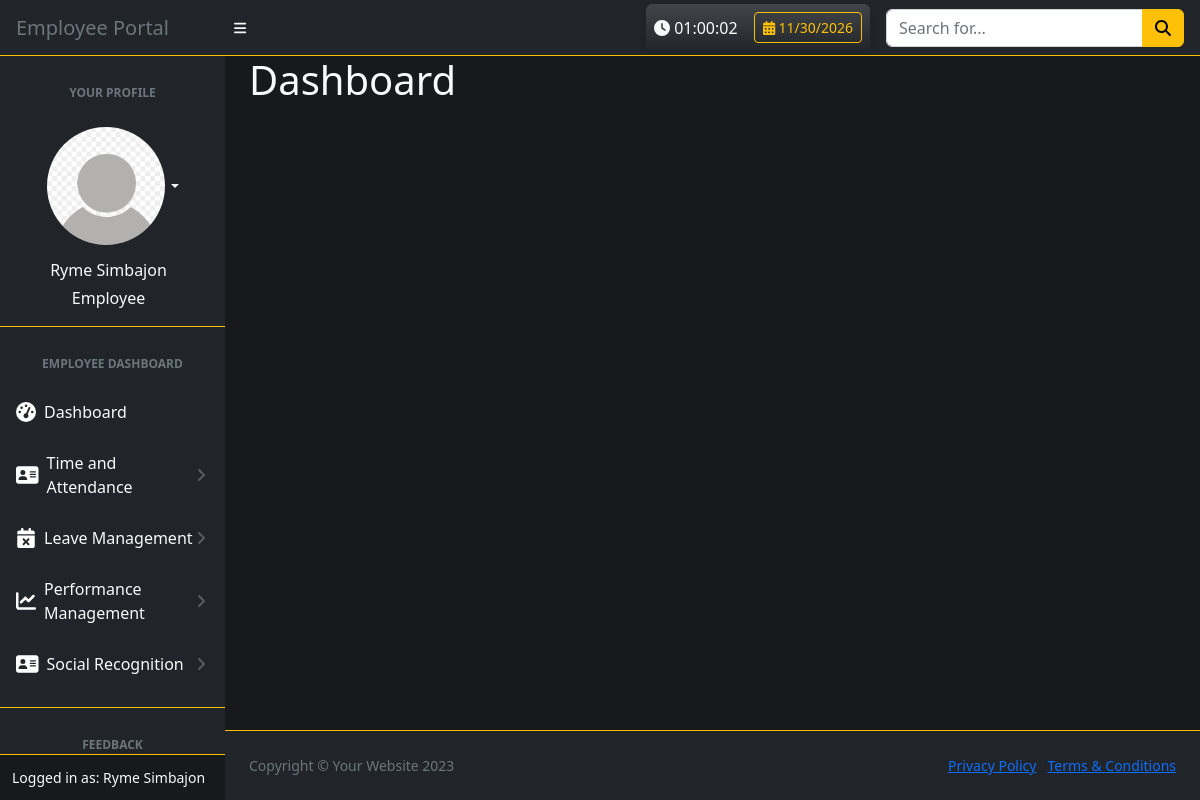
Page /e_portal/employee_dashboard.php (signed in) on the committed database.
### tables this page shows
CREATE TABLE `employee_register` (
  `e_id` int(11) UNSIGNED NOT NULL,
  `firstname` varchar(255) NOT NULL,
  `middlename` varchar(255) NOT NULL,
  `lastname` varchar(255) NOT NULL,
  `birthdate` date NOT NULL,
  `email` varchar(255) NOT NULL,
  `password` varchar(255) NOT NULL,
  `role` varchar(255) NOT NULL,
  `position` varchar(255) NOT NULL,
  `department` varchar(255) NOT NULL,
  `available_leaves` int(11) NOT NULL DEFAULT 0,
  `phone_number` varchar(20) NOT NULL,
  `address` varchar(255) NOT NULL,
  `pfp` longblob NOT NULL,
  `qr_code_path` varchar(255) DEFAULT NULL
);

### e_portal/employee_dashboard.php (the view, shortened to what this page needs)
<?php
include '../db/db_conn.php';
$employeeId = $_SESSION['e_id'];
$sql = "SELECT firstname, middlename, lastname, email, role FROM employee_register WHERE e_id = ?";
$stmt = $conn->prepare($sql);
$stmt->bind_param("i", $employeeId);
$stmt->execute();
$result = $stmt->get_result();
$employeeInfo = $result->fetch_assoc();
?>
<!DOCTYPE html>
<html lang="en">
<head>
    <link href="../css/styles.css" rel="stylesheet" />
    <link href="../css/calendar.css" rel="stylesheet"/>
    <link href='https://cdn.jsdelivr.net/npm/fullcalendar@5.11.3/main.min.css' rel='stylesheet' />
</head>
<body class="sb-nav-fixed bg-black">
    <nav class="sb-topnav navbar navbar-expand navbar-dark bg-dark border-bottom border-1 border-warning">
        <a class="navbar-brand ps-3 text-muted" href="../e_portal/employee_dashboard.php">Employee Portal</a>
        <button class="btn btn-link btn-sm order-1 order-lg-0 me-4 me-lg-0" id="sidebarToggle" href="#!"><i class="fas fa-bars text-light"></i></button>
        <div class="d-flex ms-auto me-0 me-md-3 my-2 my-md-0 align-items-center">
            <div class="text-light me-3 p-2 rounded shadow-sm bg-gradient" id="currentTimeContainer"
            style="background: linear-gradient(45deg, #333333, #444444); border-radius: 5px;">
                <span class="d-flex align-items-center">
                    <span class="pe-2">
                        <i class="fas fa-clock"></i>
                        <span id="currentTime">00:00:00</span>
                    </span>
                    <button class="btn btn-outline-warning btn-sm ms-2" type="button" onclick="toggleCalendar()">
                        <i class="fas fa-calendar-alt"></i>
                        <span id="currentDate">00/00/0000</span>
                    </button>
                </span>
            </div>
            <form class="d-none d-md-inline-block form-inline">
            <div class="input-group">
                <input class="form-control" type="text" placeholder="Search for..." aria-label="Search for..." aria-describedby="btnNavbarSearch" />
                <button class="btn btn-warning" id="btnNavbarSearch" type="button"><i class="fas fa-search"></i></button>
            </div>
            </form>
        </div>
    </nav>
    <div id="layoutSidenav">
        <div id="layoutSidenav_nav">
            <nav class="sb-sidenav accordion sb-sidenav-dark" id="sidenavAccordion">
                <div class="sb-sidenav-menu">
                    <div class="nav">
                         <div class="sb-sidenav-menu-heading text-center text-muted">Your Profile</div>
                        <ul class="navbar-nav ms-auto ms-md-0 me-3 me-lg-4">
                            <li class="nav-item dropdown">
                                <a class="nav-link dropdown-toggle text-light d-flex justify-content-center ms-4" id="navbarDropdown" href="#" role="button" data-bs-toggle="dropdown" aria-expanded="false">
                                    <img src="../img/defaultpfp.png" class="rounded-circle border border-dark" width="120" height="120" />
                                </a>
                            </li>
                            <li class="nav-item text-light d-flex ms-3 flex-column align-items-center text-center">
                                <span class="big text-light mb-1">
                                    <?php echo htmlspecialchars($employeeInfo['firstname'] . ' ' . $employeeInfo['middlename'] . ' ' . $employeeInfo['lastname']); ?>
                                </span>
                                <span class="big text-light">
                                    <?php echo htmlspecialchars($employeeInfo['role']); ?>
                                </span>
                            </li>
                        </ul>
                        <div class="sb-sidenav-menu-heading text-center text-muted border-top border-1 border-warning mt-3">Employee Dashboard</div>
                        <a class="nav-link text-light" href="../e_portal/employee_dashboard.php">
                            <div class="sb-nav-link-icon"><i class="fas fa-tachometer-alt"></i></div>
                            Dashboard
                        </a>
                        <a class="nav-link collapsed text-light" href="#" data-bs-toggle="collapse" data-bs-target="#collapseTAD" aria-expanded="false" aria-controls="collapseTAD">
                            <div class="sb-nav-link-icon"><i class="fa fa-address-card"></i></div>
                            Time and Attendance
                            <div class="sb-sidenav-collapse-arrow"><i class="fas fa-angle-down"></i></div>
                        </a>
                        <a class="nav-link collapsed text-light" href="#" data-bs-toggle="collapse" data-bs-target="#collapseLM" aria-expanded="false" aria-controls="collapseLM">
                            <div class="sb-nav-link-icon "><i class="fas fa-calendar-times"></i></div>
                            Leave Management
                            <div class="sb-sidenav-collapse-arrow"><i class="fas fa-angle-down"></i></div>
                        </a>
                        <a class="nav-link collapsed text-light" href="#" data-bs-toggle="collapse" data-bs-target="#collapsePM" aria-expanded="false" aria-controls="collapsePM">
                            <div class="sb-nav-link-icon"><i class="fas fa-line-chart"></i></div>
                            Performance Management
                            <div class="sb-sidenav-collapse-arrow"><i class="fas fa-angle-down"></i></div>
                        </a>
                        <a class="nav-link collapsed text-light" href="#" data-bs-toggle="collapse" data-bs-target="#collapseSR" aria-expanded="false" aria-controls="collapseSR">
                            <div class="sb-nav-link-icon"><i class="fa fa-address-card"></i></div>
                            Social Recognition
                            <div class="sb-sidenav-collapse-arrow"><i class="fas fa-angle-down"></i></div>
                        </a>
                        <div class="sb-sidenav-menu-heading text-center text-muted border-top border-1 border-warning mt-3">Feedback</div>
                    </div>
                </div>
                <div class="sb-sidenav-footer bg-black border-top border-1 border-warning">
                    <div class="small text-light">Logged in as: <?php echo htmlspecialchars($employeeInfo['firstname'] . ' ' . $employeeInfo['lastname']); ?></div>
                </div>
            </nav>
        </div>
        <div id="layoutSidenav_content">
            <main>
                 <div class="container-fluid position-relative px-4">
                    <h1 class="mb-4 text-light">Dashboard</h1>
                 </div>
            </main>
            <footer class="py-4 bg-light mt-auto bg-dark border-top border-1 border-warning">
                <div class="container-fluid px-4">
                    <div class="d-flex align-items-center justify-content-between small">
                        <div class="text-muted">Copyright &copy; Your Website 2023</div>
                        <div>
                            <a href="#">Privacy Policy</a>
                            &middot;
                            <a href="#">Terms &amp; Conditions</a>
                        </div>
                    </div>
                </div>
            </footer>
        </div>
    </div>
</body>
</html>

### css/calendar.css (style rules this page uses)
.bg-dark { background-color: #343a40; }
.text-light { color: #ffffff; }

### rows in the picture
employee_register: firstname+middlename+lastname "Ryme Simbajon", role "Employee", firstname+lastname "Ryme Simbajon"
